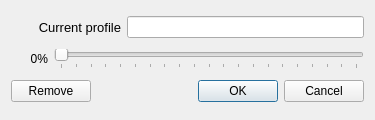
<?xml version="1.0" encoding="UTF-8"?>
<ui version="4.0">
 <class>EditFanProfileDialog</class>
 <widget class="QDialog" name="EditFanProfileDialog">
  <property name="geometry">
   <rect>
    <x>0</x>
    <y>0</y>
    <width>375</width>
    <height>120</height>
   </rect>
  </property>
  <property name="windowTitle">
   <string>GWEpp: Edit fan profile</string>
  </property>
  <layout class="QGridLayout" name="gridLayout">
   <item row="1" column="0">
    <widget class="QLabel" name="label_fan_speed_level_slider_indicator">
     <property name="text">
      <string>0%</string>
     </property>
     <property name="alignment">
      <set>Qt::AlignRight|Qt::AlignTrailing|Qt::AlignVCenter</set>
     </property>
    </widget>
   </item>
   <item row="0" column="0" colspan="3">
    <widget class="QLabel" name="label_current_profile_name">
     <property name="font">
      <font>
       <pointsize>10</pointsize>
      </font>
     </property>
     <property name="text">
      <string>Current profile</string>
     </property>
     <property name="alignment">
      <set>Qt::AlignRight|Qt::AlignTrailing|Qt::AlignVCenter</set>
     </property>
    </widget>
   </item>
   <item row="1" column="1" colspan="3">
    <widget class="QSlider" name="horizontalSlider_fan_speed_level">
     <property name="maximum">
      <number>100</number>
     </property>
     <property name="pageStep">
      <number>5</number>
     </property>
     <property name="orientation">
      <enum>Qt::Horizontal</enum>
     </property>
     <property name="tickPosition">
      <enum>QSlider::TicksBelow</enum>
     </property>
     <property name="tickInterval">
      <number>5</number>
     </property>
    </widget>
   </item>
   <item row="0" column="3">
    <widget class="QLineEdit" name="lineEdit_current_profile_name"/>
   </item>
   <item row="4" column="0" colspan="2">
    <widget class="QPushButton" name="pushButton_remove_current_profile">
     <property name="text">
      <string>Remove</string>
     </property>
    </widget>
   </item>
   <item row="4" column="2" colspan="2">
    <widget class="QDialogButtonBox" name="buttonBox">
     <property name="standardButtons">
      <set>QDialogButtonBox::Cancel|QDialogButtonBox::Ok</set>
     </property>
    </widget>
   </item>
  </layout>
 </widget>
 <resources/>
 <connections/>
</ui>
